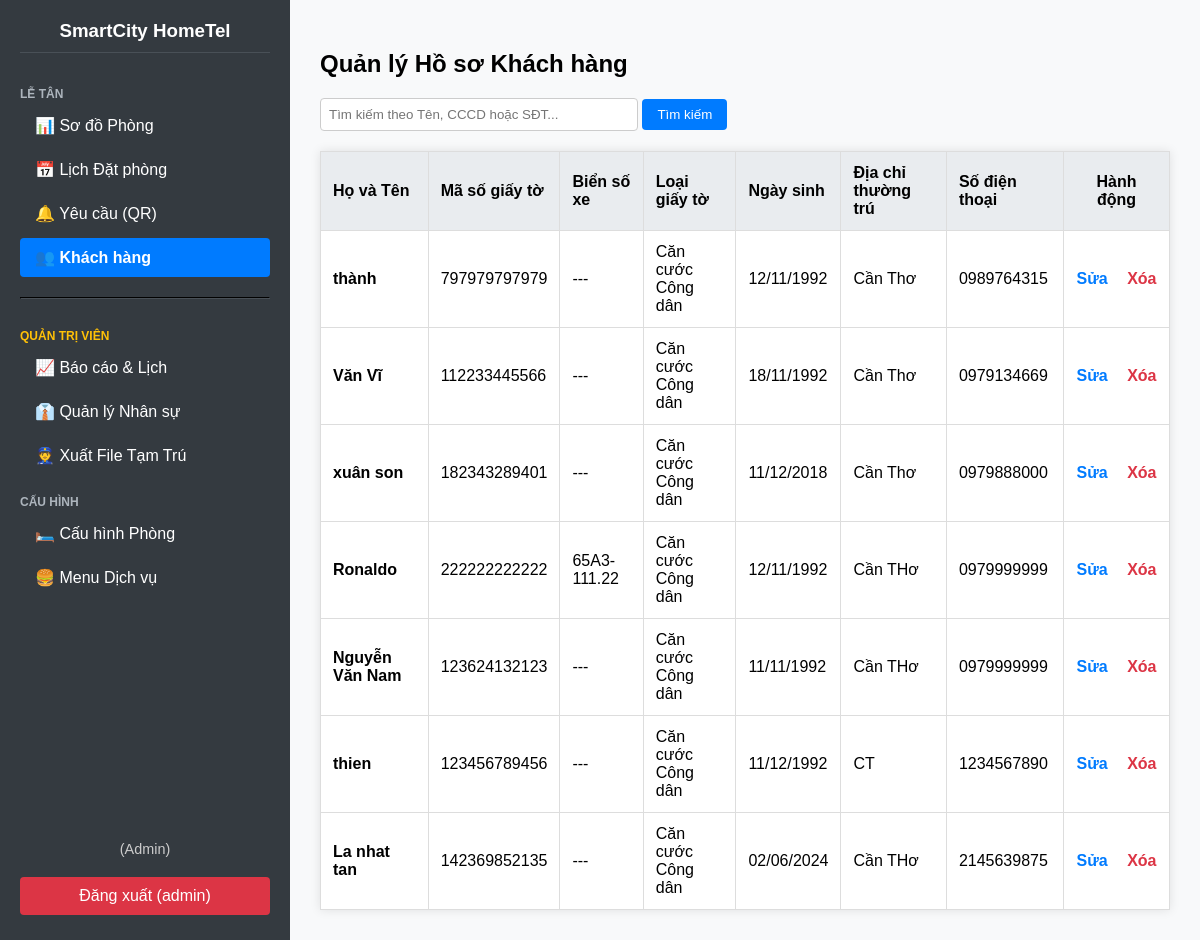
Screenshot of /guests/ (signed in) with the database file from the repository.
### pms/models.py (models this page shows, shortened)
class Guest(models.Model):
    full_name = models.CharField(max_length=255, verbose_name="Họ và Tên")
    dob = models.DateField(null=True, blank=True, verbose_name="Ngày sinh")
    ID_TYPE_CHOICES = [
        ('CCCD', 'Căn cước Công dân'),
        ('CMND', 'Chứng minh Nhân dân'),
        ('PP', 'Hộ chiếu (Passport)'),
        ('OTHER', 'Khác')
    ]
    id_type = models.CharField(max_length=10, choices=ID_TYPE_CHOICES, default='CCCD', verbose_name="Loại giấy tờ")
    id_number = models.CharField(max_length=50, unique=True, verbose_name="Mã số giấy tờ")
    license_plate = models.CharField(max_length=20, null=True, blank=True, verbose_name="Biển số xe")
    address = models.CharField(max_length=500, verbose_name="Địa chỉ thường trú")
    phone = models.CharField(max_length=20, null=True, blank=True, verbose_name="Số điện thoại")
    photo = models.ImageField(upload_to='guest_ids/', null=True, blank=True, verbose_name="Ảnh giấy tờ")
    created_at = models.DateTimeField(auto_now_add=True)
    class Meta:
        verbose_name = "3. Khách hàng"
        verbose_name_plural = "3. Quản lý Khách hàng"

### pms/views.py (the view)
# urls.py: path('guests/', views.manage_guests, name='manage-guests'),
@login_required
def manage_guests(request):
    search_query = request.GET.get('q', '')
    if search_query:
        guests = Guest.objects.filter(
            Q(full_name__icontains=search_query) |
            Q(id_number__icontains=search_query) |
            Q(phone__icontains=search_query)
        ).order_by('-created_at')
    else:
        guests = Guest.objects.all().order_by('-created_at')
    context = {
        'page_title': 'Quản lý Hồ sơ Khách hàng',
        'guests': guests,
        'search_query': search_query
    }
    return render(request, 'pms/manage_guests.html', context)

### pms/templates/pms/manage_guests.html (shortened to what this page needs)
{% extends 'pms/base.html' %}
{% block content %}
  <h2>{{ page_title }}</h2>
  <div class="search-bar">
    <form method="GET">
      <input type="text" name="q" placeholder="Tìm kiếm theo Tên, CCCD hoặc SĐT..." value="{{ search_query|default:'' }}">
      <button type="submit">Tìm kiếm</button>
    </form>
  </div>
  <table>
    <thead>
      <tr>
        <th>Họ và Tên</th>
        <th>Mã số giấy tờ</th>
        <th>Biển số xe</th>
        <th>Loại giấy tờ</th>
        <th>Ngày sinh</th>
        <th>Địa chỉ thường trú</th>
        <th>Số điện thoại</th>
        <th style="text-align: center;">Hành động</th>
      </tr>
    </thead>
    <tbody>
      {% for guest in guests %}
      <tr>
        <td><strong>{{ guest.full_name }}</strong></td>
        <td>{{ guest.id_number }}</td>
        <td>{{ guest.license_plate|default:"---" }}</td>
        <td>{{ guest.get_id_type_display }}</td>
        <td>{{ guest.dob|date:"d/m/Y"|default:"---" }}</td>
        <td>{{ guest.address }}</td>
        <td>{{ guest.phone|default:"---" }}</td>
        <td style="text-align: center; white-space: nowrap;">
            <a href="{% url 'edit-guest' guest.id %}" style="color: #007bff; text-decoration: none; font-weight: bold; margin-right: 15px;">Sửa</a>
            <form action="{% url 'delete-guest' guest.id %}" method="POST" style="display: inline;" onsubmit="return confirm('CẢNH BÁO: Xóa khách hàng sẽ xóa luôn toàn bộ lịch sử đặt phòng của họ.\n\nBạn có chắc chắn muốn xóa {{ guest.full_name }} không?');">
                <button type="submit" style="background: none; border: none; color: #dc3545; font-weight: bold; cursor: pointer; padding: 0; font-family: inherit; font-size: inherit;">Xóa</button>
            </form>
        </td>
      </tr>
      {% empty %}
      <tr>
        <td colspan="8">Không tìm thấy khách hàng nào.</td>
      </tr>
      {% endfor %}
    </tbody>
  </table>
{% endblock %}

### pms/templates/pms/base.html (shortened to what this page needs)
<!DOCTYPE html>
<html lang="vi">
  <head>
  </head>
  <body>
    <div class="sidebar">
        <h3 style="text-align: center;">SmartCity HomeTel</h3>
        <div class="menu-label">Lễ tân</div>
        <a href="{% url 'dashboard' %}" class="{% if request.resolver_match.url_name == 'dashboard' %}active{% endif %}">
            📊 Sơ đồ Phòng
        </a>
        <a href="{% url 'reservation-calendar' %}" class="{% if request.resolver_match.url_name == 'reservation-calendar' %}active{% endif %}">
            📅 Lịch Đặt phòng
        </a>
        <a href="{% url 'manage-requests' %}" class="{% if request.resolver_match.url_name == 'manage-requests' %}active{% endif %}">
            🔔 Yêu cầu (QR)
        </a>
        <a href="{% url 'manage-guests' %}" class="{% if request.resolver_match.url_name == 'manage-guests' %}active{% endif %}">
            👥 Khách hàng
        </a>
        {% if user.is_superuser %}
            <hr style="border-color: #495057; margin: 15px 0;">
            <div class="menu-label" style="color: #ffc107;">Quản trị viên</div>
            <a href="{% url 'management-dashboard' %}" class="{% if request.resolver_match.url_name == 'management-dashboard' %}active{% endif %}">
                📈 Báo cáo & Lịch
            </a>
            <a href="{% url 'manage-staff' %}" class="{% if request.resolver_match.url_name == 'manage-staff' %}active{% endif %}">
                👔 Quản lý Nhân sự
            </a>
            <a href="{% url 'export-registry' %}" class="{% if request.resolver_match.url_name == 'export-registry' %}active{% endif %}">
                👮 Xuất File Tạm Trú
            </a>
            <div class="menu-label">Cấu hình</div>
            <a href="{% url 'manage-rooms' %}" class="{% if request.resolver_match.url_name == 'manage-rooms' %}active{% endif %}">
                🛏️ Cấu hình Phòng
            </a>
            <a href="{% url 'manage-service-inventory' %}" class="{% if request.resolver_match.url_name == 'manage-service-inventory' %}active{% endif %}">
                🍔 Menu Dịch vụ
            </a>
        {% endif %}
        <div style="margin-top: auto;">
            <div style="text-align: center; font-size: 0.9em; color: #ccc; margin-bottom: 5px;">
                {% if user.is_superuser %} (Admin) {% else %} (Nhân viên) {% endif %}
            </div>
            <a href="{% url 'logout' %}" class="logout-link">Đăng xuất ({{ user.username }})</a>
        </div>
    </div>
    <div class="content">
        {% block content %}
        {% endblock %}
    </div>
  </body>
</html>

### rows the page displays
Guest: full_name "thành", id_number "797979797979", license_plate "---", id_type "Căn cước Công dân", dob "12/11/1992", address "Cần Thơ", phone "0989764315"
Guest: full_name "Văn Vĩ", id_number "112233445566", license_plate "---", id_type "Căn cước Công dân", dob "18/11/1992", address "Cần Thơ", phone "0979134669"
Guest: full_name "xuân son", id_number "182343289401", license_plate "---", id_type "Căn cước Công dân", dob "11/12/2018", address "Cần Thơ", phone "0979888000"
Guest: full_name "Ronaldo", id_number "222222222222", license_plate "65A3-111.22", id_type "Căn cước Công dân", dob "12/11/1992", address "Cần THơ", phone "0979999999"
Guest: full_name "Nguyễn Văn Nam", id_number "123624132123", license_plate "---", id_type "Căn cước Công dân", dob "11/11/1992", address "Cần THơ", phone "0979999999"
Guest: full_name "thien", id_number "123456789456", license_plate "---", id_type "Căn cước Công dân", dob "11/12/1992", address "CT", phone "1234567890"
Guest: full_name "La nhat tan", id_number "142369852135", license_plate "---", id_type "Căn cước Công dân", dob "02/06/2024", address "Cần THơ", phone "2145639875"

### other values shown
{{ user.username }} "admin"
{{ page_title }} "Quản lý Hồ sơ Khách hàng"
